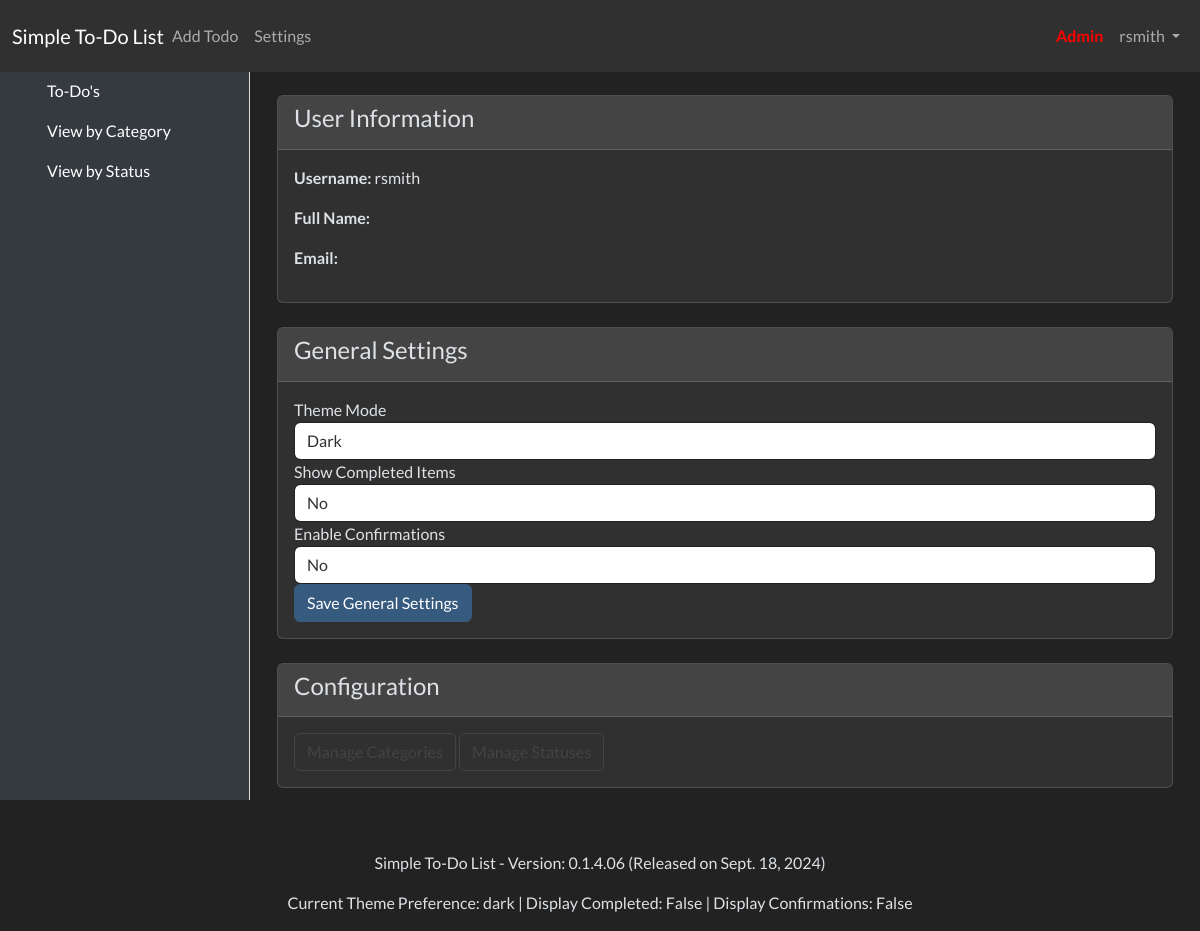
Page /settings/ (signed in) on the committed database.
### settings/models.py (models this page shows, shortened)
class UserProfile(models.Model):
    user = models.OneToOneField(User, on_delete=models.CASCADE)
    theme_preference = models.CharField(max_length=10, choices=[('light', 'Light'), ('dark', 'Dark'), ('auto', 'Auto')], default='auto')
    show_completed = models.BooleanField(default=False)
    enable_confirmations = models.BooleanField(default=True)

### todo/models.py (models this page shows, shortened)
class Version(models.Model):
    version_number = models.CharField(max_length=20)
    release_date = models.DateField(default=timezone.now)
    description = models.TextField(blank=True, null=True)
    class Meta:
        ordering = ['-release_date']
        verbose_name = "Version"
        verbose_name_plural = "Versions"

### settings/views.py (the view, shortened to what this page needs)
# urls.py: path('', views.settings_home, name='settings_home'),
@login_required
def settings_home(request):
    user_profile, created = UserProfile.objects.get_or_create(user=request.user)
    current_theme_mode = user_profile.theme_preference or 'auto'
    show_completed = 'yes' if user_profile.show_completed else 'no'
    enable_confirmations = 'yes' if user_profile.enable_confirmations else 'no'
    return render(request, 'settings/settings_home.html', {
        'current_theme_mode': current_theme_mode,
        'show_completed': show_completed,
        'enable_confirmations': enable_confirmations,
    })

### todo/context_processors.py (called while the page is built)
def version_context(request):
    try:
        latest_version = Version.objects.order_by('-release_date', '-version_number').first()
    except Version.DoesNotExist:
        latest_version = None
    return {
        'latest_version': latest_version
    }

### settings/templates/settings/settings_home.html (shortened to what this page needs)
{% extends 'base.html' %}
{% block content %}
<div class="container mt-4">
    <div class="card mb-4">
        <div class="card-header">
            <h4>User Information</h4>
        </div>
        <div class="card-body">
            <p><strong>Username:</strong> {{ user.username }}</p>
            <p><strong>Full Name:</strong> {{ user.get_full_name }}</p>
            <p><strong>Email:</strong> {{ user.email }}</p>
        </div>
    </div>
    <div class="card mb-4">
        <div class="card-header">
            <h4>General Settings</h4>
        </div>
        <div class="card-body">
            <form method="post" action="{% url 'settings:settings_home' %}">
                <div class="form-group">
                    <label for="theme_mode">Theme Mode</label>
                    <select class="form-control" id="theme_mode" name="theme_mode">
                        <option value="dark" {% if current_theme_mode == 'dark' %}selected{% endif %}>Dark</option>
                    </select>
                </div>
                <div class="form-group">
                    <label for="show_completed">Show Completed Items</label>
                    <select class="form-control" id="show_completed" name="show_completed">
                        <option value="no" {% if show_completed == 'no' %}selected{% endif %}>No</option>
                    </select>
                </div>
                <div class="form-group">
                    <label for="enable_confirmations">Enable Confirmations</label>
                    <select class="form-control" id="enable_confirmations" name="enable_confirmations">
                        <option value="no" {% if enable_confirmations == 'no' %}selected{% endif %}>No</option>
                    </select>
                </div>
                <button type="submit" class="btn btn-primary">Save General Settings</button>
            </form>
        </div>
    </div>
    <div class="card mb-4">
        <div class="card-header">
            <h4>Configuration</h4>
        </div>
        <div class="card-body">
            <a href="{% url 'settings:manage_categories' %}" class="btn btn-outline-secondary">Manage Categories</a>
            <a href="{% url 'settings:manage_statuses' %}" class="btn btn-outline-secondary">Manage Statuses</a>
        </div>
    </div>
</div>
{% endblock %}

### templates/base.html (shortened to what this page needs)
{% load static %}
<!DOCTYPE html>
<html lang="en" data-bs-theme="{% if user.is_authenticated and user.userprofile.theme_preference == 'dark' %}dark{% else %}light{% endif %}">
<head>
    <link id="theme-css" rel="stylesheet" href="{% if user.is_authenticated and user.userprofile.theme_preference == 'dark' %}{% static 'css/darkly.css' %}{% else %}{% static 'css/flatly.css' %}{% endif %}">
    <link rel="stylesheet" href="{% static 'css/styles.css' %}">
</head>
<body>
    <nav class="navbar navbar-expand-lg {% if user.is_authenticated and user.userprofile.theme_preference == 'dark' %}navbar-dark bg-dark{% else %}navbar-light bg-light{% endif %}">
        <div class="container-fluid">
            <a class="navbar-brand me-auto" href="{% url 'todo:todo_list' %}">Simple To-Do List</a>
            <div class="collapse navbar-collapse" id="navbarNav">
                <ul class="navbar-nav me-auto">
                    <li class="nav-item">
                        <a class="nav-link" href="{% url 'todo:add_todo' %}">Add Todo</a>
                    </li>
                    <li class="nav-item">
                        <a class="nav-link" href="{% url 'settings:settings_home' %}">Settings</a>
                    </li>
                </ul>
                <ul class="navbar-nav ms-auto">
                    {% if user.is_authenticated %}
                        <li class="nav-item">
                            <a class="nav-link" href="{% url 'admin:index' %}" style="font-weight: bold; color: red;">Admin</a>
                        </li>
                        <li class="nav-item dropdown">
                            <a class="nav-link dropdown-toggle" href="#" id="userDropdown" role="button" data-bs-toggle="dropdown" aria-expanded="false">
                                {{ user.username }}
                            </a>
                        </li>
                    {% else %}
                        <li class="nav-item">
                            <a class="nav-link" href="{% url 'login' %}">Login</a>
                        </li>
                    {% endif %}
                </ul>
            </div>
        </div>
    </nav>
    <div class="sidebar">
        <ul class="nav flex-column">
            <li class="nav-item">
                <a class="nav-link" href="{% url 'todo:todo_list' %}">To-Do's</a>
            </li>
            <li class="nav-item">
                <a class="nav-link" href="{% url 'todo:todo_by_categories' %}">View by Category</a>
            </li>
            <li class="nav-item">
                <a class="nav-link" href="{% url 'todo:todo_by_status' %}">View by Status</a>
            </li>
        </ul>
    </div>
    <div class="content">
        {% block content %}{% endblock %}
    </div>
    <footer class="mt-4">
        <div class="container">
            <p class="text-center">Simple To-Do List - Version: {{ latest_version.version_number }} (Released on {{ latest_version.release_date }})</p>
            {% if user.is_authenticated %}
                <p class="text-center">Current Theme Preference: {{ user.userprofile.theme_preference }} |
                Display Completed: {{ user.userprofile.show_completed }} |
                Display Confirmations: {{ user.userprofile.enable_confirmations}}
            </p>
            {% endif %}
        </div>
    </footer>
</body>
</html>

### static/css/styles.css (style rules this page uses)
.sidebar { background-color: #f8f9fa; padding: 15px; border-right: 1px solid #ddd; position: fixed; top: 56px; left: 0; width: 250px; height: calc(100vh - 56px); z-index: 1; }
.navbar { background-color: #007bff; position: fixed; top: 0; left: 0; width: 100%; z-index: 2; }
.content { margin-left: 250px; margin-top: 56px; padding: 15px; }
.text-center { text-align: center; }

### templates/base.html (style rules this page uses)
.sidebar { width: 250px; position: fixed; top: 56px; left: 0; height: calc(100vh - 56px); padding: 15px; box-shadow: 2px 0 5px rgba(0, 0, 0, 0.1); z-index: 1; }
[data-bs-theme="dark"] .sidebar { background-color: #343a40; color: #fff; }
.sidebar a { color: inherit; }
.content { margin-left: 250px; margin-top: 56px; padding: 15px; }
.navbar { position: fixed; top: 0; left: 0; width: 100%; z-index: 2; }

### rows in the picture
UserProfile: theme_mode "Dark"
Version: version_number "0.1.4.06", release_date "Sept. 18, 2024"

### other values in the picture
{{ user.username }} "rsmith"
{{ user.userprofile.theme_preference }} "dark"
{{ user.userprofile.show_completed }} "False"
{{ user.userprofile.enable_confirmations }} "False"
